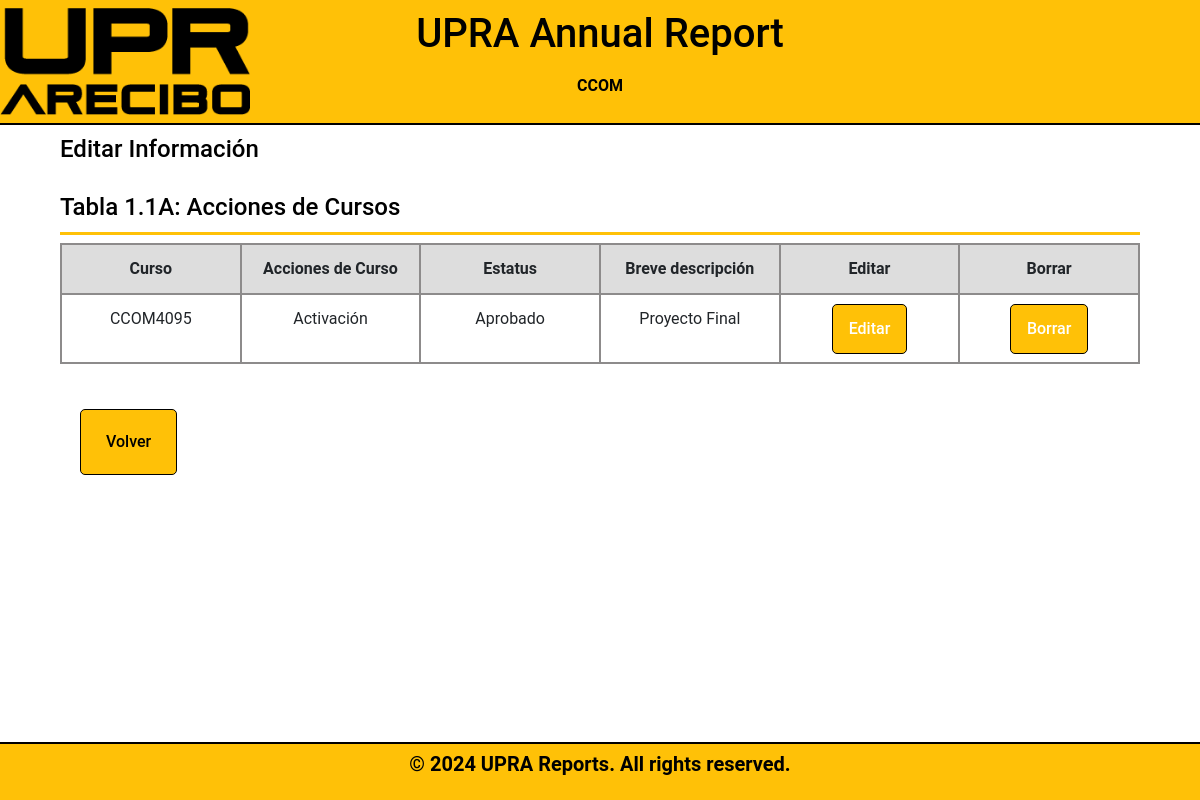
/meta-1/tabla1.1_display.php (signed in), run on an earlier commit of the app's database.
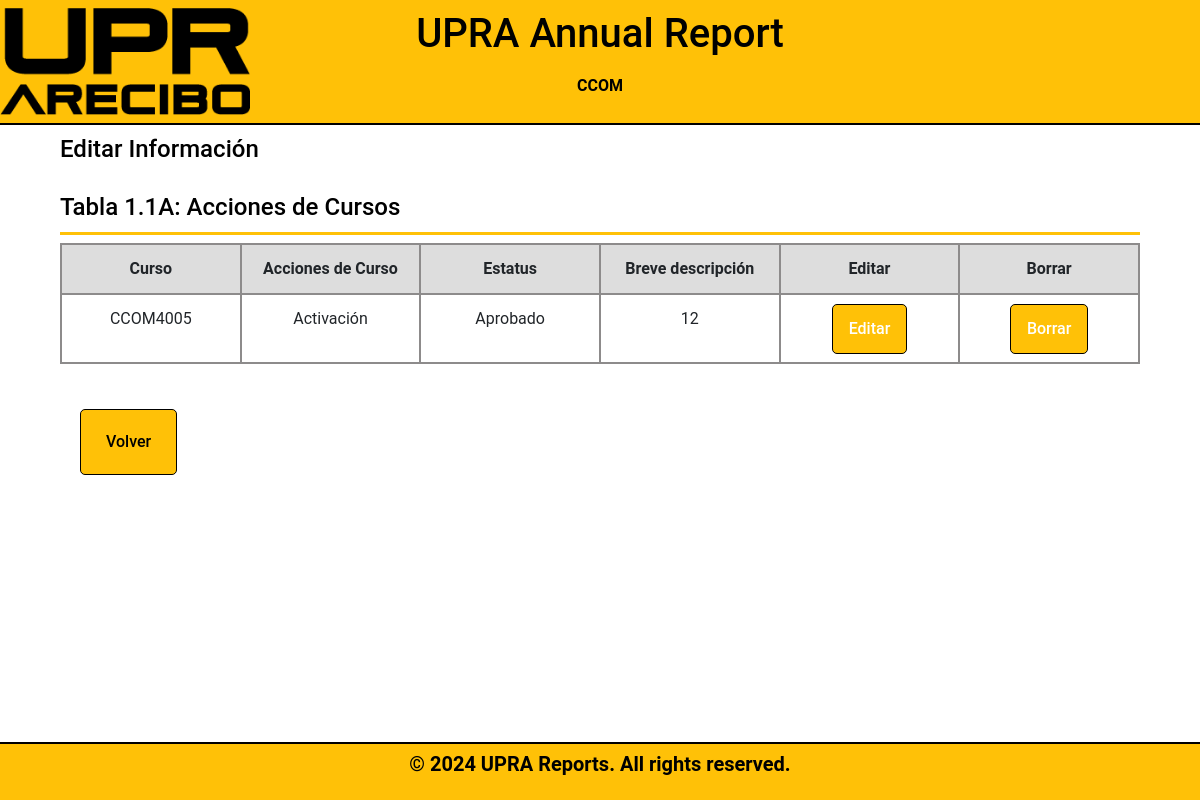
And on a later commit of the database.
### tables this page shows
CREATE TABLE `table11a` (
  `table11aID` int(11) NOT NULL,
  `DepartmentID` int(11) DEFAULT NULL,
  `year` int(4) DEFAULT NULL,
  `field1` varchar(8) DEFAULT NULL,
  `field2` varchar(100) DEFAULT NULL,
  `field3` varchar(10) DEFAULT NULL,
  `field4` varchar(255) DEFAULT NULL
);

### meta-1/tabla1.1_display.php (the view, shortened to what this page needs)
<?php
    include_once "db_info.php";
if (isset($_SESSION['DepartmentID'])) {
    $departmentID = $_SESSION['DepartmentID'];
    $sql = "SELECT DepartmentName FROM departamento WHERE DepartmentID = ?";
    $stmt = $conn->prepare($sql);
    $stmt->bind_param("i", $departmentID);
    $stmt->execute();
    $result = $stmt->get_result();
    $department = $result->fetch_assoc();
}
$year = date("Y");
?>
<!DOCTYPE html>
<html lang="en">
<head>
        <link rel="stylesheet" href="../fonts/icomoon/style.css">
        <link rel="stylesheet" href="../css/owl.carousel.min.css">
        <link rel="stylesheet" href="../css/bootstrap.min.css">
        <link rel="stylesheet" href="../css/style.css">
        <link rel="stylesheet" href="../css/style-sidemenu.css">
</head>
<body>
    <header>
        <h1 class="uprareports">UPRA Annual Report</h1>
        <h2 class="bienvenidosusuario"><?php echo $department['DepartmentName'] ?></h2>
    </header>
    <div class="formbold-main-wrapper-edit">
        <div class="formbold-form-wrapper-edit">
            <form action="tabla1.1-display.php" method="POST">
            <h4 class="header1">Editar Informaci&oacute;n<br>  <br>Tabla 1.1A: Acciones de Cursos</h4>
                <table class="table">
                    <thead>
                        <tr>
                            <th scope="col">Curso</th>
                            <th scope="col">Acciones de Curso</th>
                            <th scope="col">Estatus</th>
                            <th scope="col">Breve descripción</th>
                            <th scope="col">Editar</th>
                            <th scope="col">Borrar</th>
                        </tr>
                    </thead>
                    <tbody>
                    <?php
                        $sql = "SELECT * FROM table11a WHERE DepartmentID = ? AND year = ?";
                        $stmt = $conn->prepare($sql);
                        $stmt->bind_param("si", $departmentID, $year);
                        $stmt->execute();
                        $result =$stmt->get_result();
                        while ($row = $result->fetch_assoc()) {
                            echo "<tr>";
                            echo "<td>" . $row['field1'] . "</td>";
                            echo "<td>" . $row['field2'] . "</td>";
                            echo "<td>" . $row['field3'] . "</td>";
                            echo "<td class='breve-description'>" . $row['field4'] . "</td>";
                            echo "<td><a href='javascript:void(0);' class='edit-btn'>Editar</a></td>";
                            echo "<td><a class='delete-btn' href='../meta-1/tabla1.1_delete.php?id=" . $row['table11aID'] . "'>Borrar</a></td>";
                            echo "</tr>";
                        }
                    ?>
                    </tbody>
                </table>
            </form>
            <div class="formbold-main-wrapperDept" >
                <a class="underline-button"  href="../meta-1/tabla1.1.php">Volver</a>
            </div>
        </div>
    </div>
    <br> <br>
    <div class="footer-box">
        <p>&copy; 2024 UPRA Reports. All rights reserved.</p>
    </div>
</body>
</html>

What changed in the data, as far as the page shows it:
removed table11a: field1 "CCOM4095", field2 "Activación", field3 "Aprobado", field4 "Proyecto Final"
added table11a: field1 "CCOM4005", field2 "Activación", field3 "Aprobado", field4 "12"
